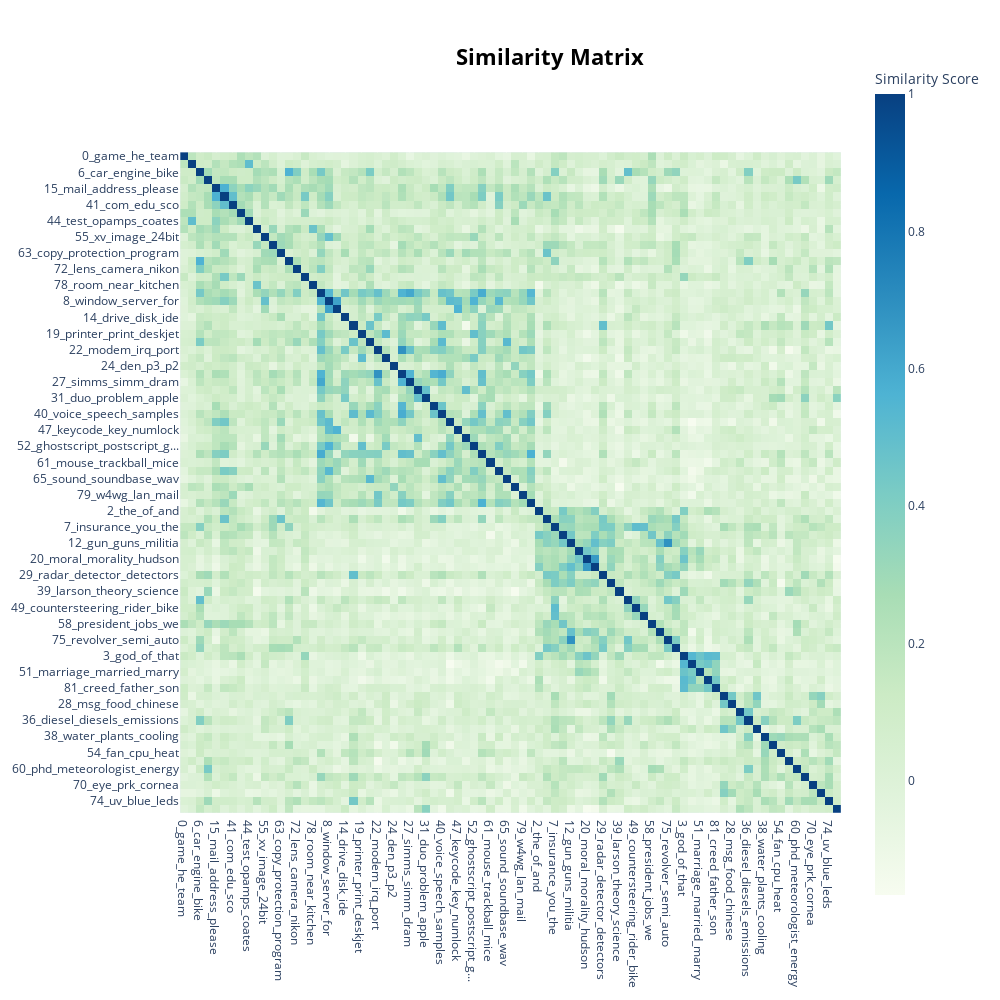

Here is the notebook cell this chart was saved with:
### Markdown cell above
### Heatmap
A heatmap can be useful to visualize the correlation between topics.

This shows how topics are correlated, providing insights into topics that might be closely related.

### Code cell
topic_model.visualize_heatmap(n_clusters=5, width=1000, height=1000)

### Figure 1 — Plotly figure (JSON) as saved in the notebook; plotly's stock layout.template omitted (floating-point values rounded to 4 significant figures; data arrays with more than 128 entries replaced by an {"elided": "..."} marker saying what was removed)
{"data": [{"coloraxis": "coloraxis", "hovertemplate": "x: %{x}<br>y: %{y}<br>Similarity Score: %{z}<extra></extra>", "name": "0", "type": "heatmap", "x": ["0_game_he_team", "4_idjits_cheek_dancing", "6_car_engine_bike", "9_space_the_mission", "15_mail_address_please", "16_entry_output_file", "41_com_edu_sco", "42_bolick_contains_maddi", "44_test_opamps_coates", "45_tickets_ticket_voucher", "55_xv_image_24bit", "59_him_he_me", "63_copy_protection_program", "66_bmw_list_message", "72_lens_camera_nikon", "73_ks_books_book", "78_room_near_kitchen", "1_jpeg_00_scsi", "8_window_server_for", "11_window_widget_colormap", "14_drive_disk_ide", "18_voltage_noise_to", "19_printer_print_deskjet", "21_amp_audio_asking", "22_modem_irq_port", "23_fonts_font_truetype", "24_den_p3_p2", "25_modem_modems_fax", "27_simms_simm_dram", "30_windows_memory_swap", "31_duo_problem_apple", "35_dialing_phone_tone", "40_voice_speech_samples", "46_rw_uvesa31_21525", "47_keycode_key_numlock", "48_ini_windows_files", "52_ghostscript_postscript_g...", "57_chip_fuse_barcode", "61_mouse_trackball_mice", "62_openwindows_motif_xview", "65_sound_soundbase_wav", "67_ax_max_g9v", "79_w4wg_lan_mail", "80_8051_eprom_hc11", "2_the_of_and", "5_key_clipper_encryption", "7_insurance_you_the", "10_fbi_batf_koresh", "12_gun_guns_militia", "13_sex_gay_homosexual", "20_moral_morality_hudson", "26_that_of_discrimination", "29_radar_detector_detectors", "32_drugs_drug_cocaine", "39_larson_theory_science", "43_clutch_gear_auto", "49_countersteering_rider_bike", "53_dog_dogs_my", "58_president_jobs_we", "64_government_libertarians_...", "75_revolver_semi_auto", "77_lock_kryptonite_cable", "3_god_of_that", "34_mary_her_she", "51_marriage_married_marry", "69_easter_pagan_goddess", "81_creed_father_son", "17_migraine_sleep_thyroid", "28_msg_food_chinese", "33_paint_wax_plastic", "36_diesel_diesels_emissions", "37_yeast_candida_vaginal", "38_water_plants_cooling", "50_battery_batteries_concrete", "54_fan_cpu_heat", "56_kirlian_photography_leaf", "60_phd_meteorologist_energy", "68_monitor_turn_electricity", "70_eye_prk_cornea", "71_vitamin_kidney_magnesium", "74_uv_blue_leds", "76_drain_leaks_oil"], "xaxis": "x", "y": ["0_game_he_team", "4_idjits_cheek_dancing", "6_car_engine_bike", "9_space_the_mission", "15_mail_address_please", "16_entry_output_file", "41_com_edu_sco", "42_bolick_contains_maddi", "44_test_opamps_coates", "45_tickets_ticket_voucher", "55_xv_image_24bit", "59_him_he_me", "63_copy_protection_program", "66_bmw_list_message", "72_lens_camera_nikon", "73_ks_books_book", "78_room_near_kitchen", "1_jpeg_00_scsi", "8_window_server_for", "11_window_widget_colormap", "14_drive_disk_ide", "18_voltage_noise_to", "19_printer_print_deskjet", "21_amp_audio_asking", "22_modem_irq_port", "23_fonts_font_truetype", "24_den_p3_p2", "25_modem_modems_fax", "27_simms_simm_dram", "30_windows_memory_swap", "31_duo_problem_apple", "35_dialing_phone_tone", "40_voice_speech_samples", "46_rw_uvesa31_21525", "47_keycode_key_numlock", "48_ini_windows_files", "52_ghostscript_postscript_g...", "57_chip_fuse_barcode", "61_mouse_trackball_mice", "62_openwindows_motif_xview", "65_sound_soundbase_wav", "67_ax_max_g9v", "79_w4wg_lan_mail", "80_8051_eprom_hc11", "2_the_of_and", "5_key_clipper_encryption", "7_insurance_you_the", "10_fbi_batf_koresh", "12_gun_guns_militia", "13_sex_gay_homosexual", "20_moral_morality_hudson", "26_that_of_discrimination", "29_radar_detector_detectors", "32_drugs_drug_cocaine", "39_larson_theory_science", "43_clutch_gear_auto", "49_countersteering_rider_bike", "53_dog_dogs_my", "58_president_jobs_we", "64_government_libertarians_...", "75_revolver_semi_auto", "77_lock_kryptonite_cable", "3_god_of_that", "34_mary_her_she", "51_marriage_married_marry", "69_easter_pagan_goddess", "81_creed_father_son", "17_migraine_sleep_thyroid", "28_msg_food_chinese", "33_paint_wax_plastic", "36_diesel_diesels_emissions", "37_yeast_candida_vaginal", "38_water_plants_cooling", "50_battery_batteries_concrete", "54_fan_cpu_heat", "56_kirlian_photography_leaf", "60_phd_meteorologist_energy", "68_monitor_turn_electricity", "70_eye_prk_cornea", "71_vitamin_kidney_magnesium", "74_uv_blue_leds", "76_drain_leaks_oil"], "yaxis": "y", "z": {"elided": "82x82 float values"}}], "layout": {"coloraxis": {"colorbar": {"title": {"text": "Similarity Score"}}, "colorscale": [[0, "rgb(247,252,240)"], [0.125, "rgb(224,243,219)"], [0.25, "rgb(204,235,197)"], [0.375, "rgb(168,221,181)"], [0.5, "rgb(123,204,196)"], [0.625, "rgb(78,179,211)"], [0.75, "rgb(43,140,190)"], [0.875, "rgb(8,104,172)"], [1, "rgb(8,64,129)"]]}, "height": 1000, "hoverlabel": {"bgcolor": "white", "font": {"family": "Rockwell", "size": 16}}, "legend": {"title": {"text": "Trend"}}, "margin": {"t": 60}, "showlegend": true, "title": {"font": {"color": "Black", "size": 22}, "text": "<b>Similarity Matrix</b>", "x": 0.55, "xanchor": "center", "y": 0.95, "yanchor": "top"}, "width": 1000, "xaxis": {"anchor": "y", "autorange": true, "constrain": "domain", "domain": [0, 1], "range": [-0.5, 81.5], "scaleanchor": "y", "type": "category"}, "yaxis": {"anchor": "x", "autorange": true, "constrain": "domain", "domain": [0.1091, 0.8909], "range": [81.5, -0.5], "type": "category"}}}
